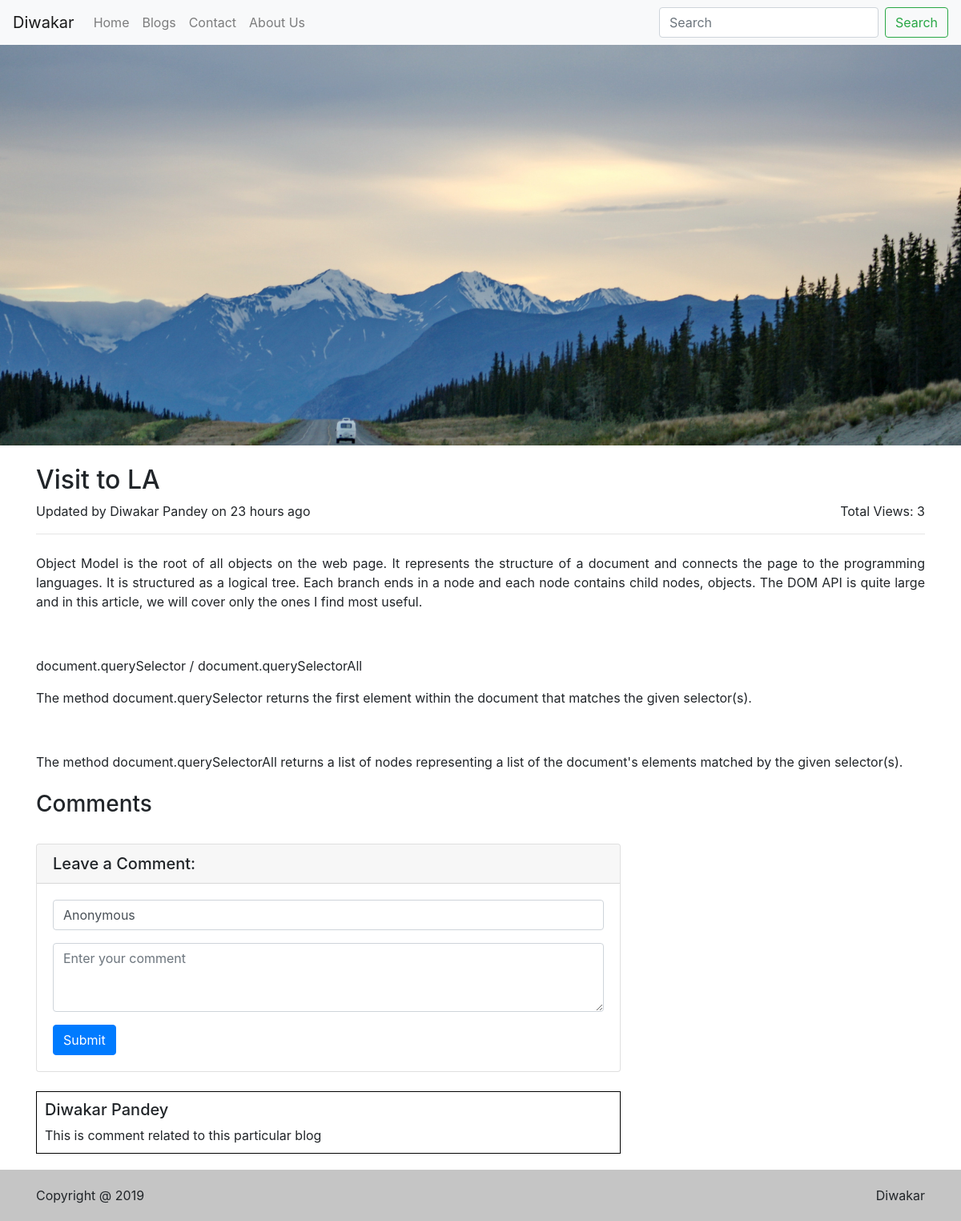
The app's page /blogs/1 with its own data.
### blog/models.py (models this page shows, shortened)
class Blog(models.Model):
    title = models.CharField(max_length=100)
    content = HTMLField(default="No content")
    cover_image = models.ImageField(upload_to="blogs", default="static/default_blog.jpg")
    created_date = models.DateTimeField(auto_now_add=True)
    created_by = models.ForeignKey(User, on_delete=models.SET_NULL, null=True)
    total_views = models.IntegerField(default=1)
    class Meta:
        ordering = ["-total_views"]

class Comment(models.Model):
    body = models.TextField()
    created_date = models.DateTimeField(auto_now=True)
    created_by = models.CharField(max_length=50, default="Anonymous")
    blog = models.ForeignKey(Blog, on_delete=models.CASCADE, null=True)
    class Meta:
        ordering = ['-created_date']

### blog/views.py (the view, shortened to what this page needs)
# urls.py: path('<int:id>', blog_detail, name="blog_detail"),
def blog_detail(request, id):
    if request.method == 'GET':
        ptv = Blog.objects.get(pk=id)
        ptv.total_views = ptv.total_views + 1
        ptv.save()
    context = {
        'blog': Blog.objects.get(pk=id),
        'comment': Comment.objects.filter(blog=id)
    }
    return render(request, 'blog/blog_detail.html', context)

### blog/templates/blog/blog_detail.html (shortened to what this page needs)
{% extends 'blog/base/base.html' %}
{% load static %}
{% load humanize %}
{% block content %}
<div class="cover-image">
</div>
<div class="container">
    <div class="mt-4 mb-4">
        <h2>{{ blog.title }}</h2>
        <p>
            Updated by {{ blog.created_by.first_name }} {{ blog.created_by.last_name }} on {{ blog.created_date|naturaltime }}
            <span class="float-right">Total Views: {{blog.total_views}}</span>
        </p>
        <hr>
    </div>
    <div class="row">
        <div class="col-md-12">
            <div class="body mb-4">
                {{ blog.content|safe }}
            </div>
        </div>
    </div>
    {% include 'blog/partial/comment.html' %}
</div>
{% endblock %}

### blog/templates/blog/partial/comment.html (shortened to what this page needs)
<div class="row">
    <div class="col-md-6">
        <h3>Comments</h3>
    </div>
</div>
<div class="row">
    <div class="col-md-8">
        <div class="card my-4">
            <h5 class="card-header">Leave a Comment:</h5>
            <div class="card-body">
                <form action="" method="POST">
                    <div class="form-group">
                        <input class="form-control" type="text" name="created_by" id="created_by" placeholder="Your Name" value="Anonymous">
                    </div>
                    <div class="form-group">
                        <textarea name="body" id="body" class="form-control" rows="3" placeholder="Enter your comment"></textarea>
                    </div>
                    <button type="submit" class="btn btn-primary">Submit</button>
                </form>
            </div>
        </div>
    </div>
</div>
{% for c in comment %}
<div class="row">
    <div class="col-md-8">
        <div class="media">
            <div class="media-body">
                <h5 class="mt-0">{{ c.created_by }}</h5>
                {{ c.body }}
            </div>
        </div>
    </div>
</div>
{% endfor %}

### blog/templates/blog/partial/comment.html (style rules this page uses)
.media { padding: 10px; border: 1px solid black; margin-bottom: 20px }

### records on screen
Blog: title "Visit to LA", created_by.first_name "Diwakar", created_by.last_name "Pandey", created_date "23 hours ago", total_views "3", content "Object Model is the root of all objects on the web page. It represents the structure of a document and connects the page to the programming languages. It is structured as a logical tree. Each branch ends in a node and each node contains child nodes, objects. The DOM API is quite large and in this article, we will cover only the ones I find most useful. document.querySelector / document.querySelectorAll The method document.querySelector returns the first element within the document that matches the given selector(s). The method document.querySelectorAll returns a list of nodes representing a list of the document's elements matched by the given selector(s)."
Comment: created_by "Diwakar Pandey", body "This is comment related to this particular blog"
